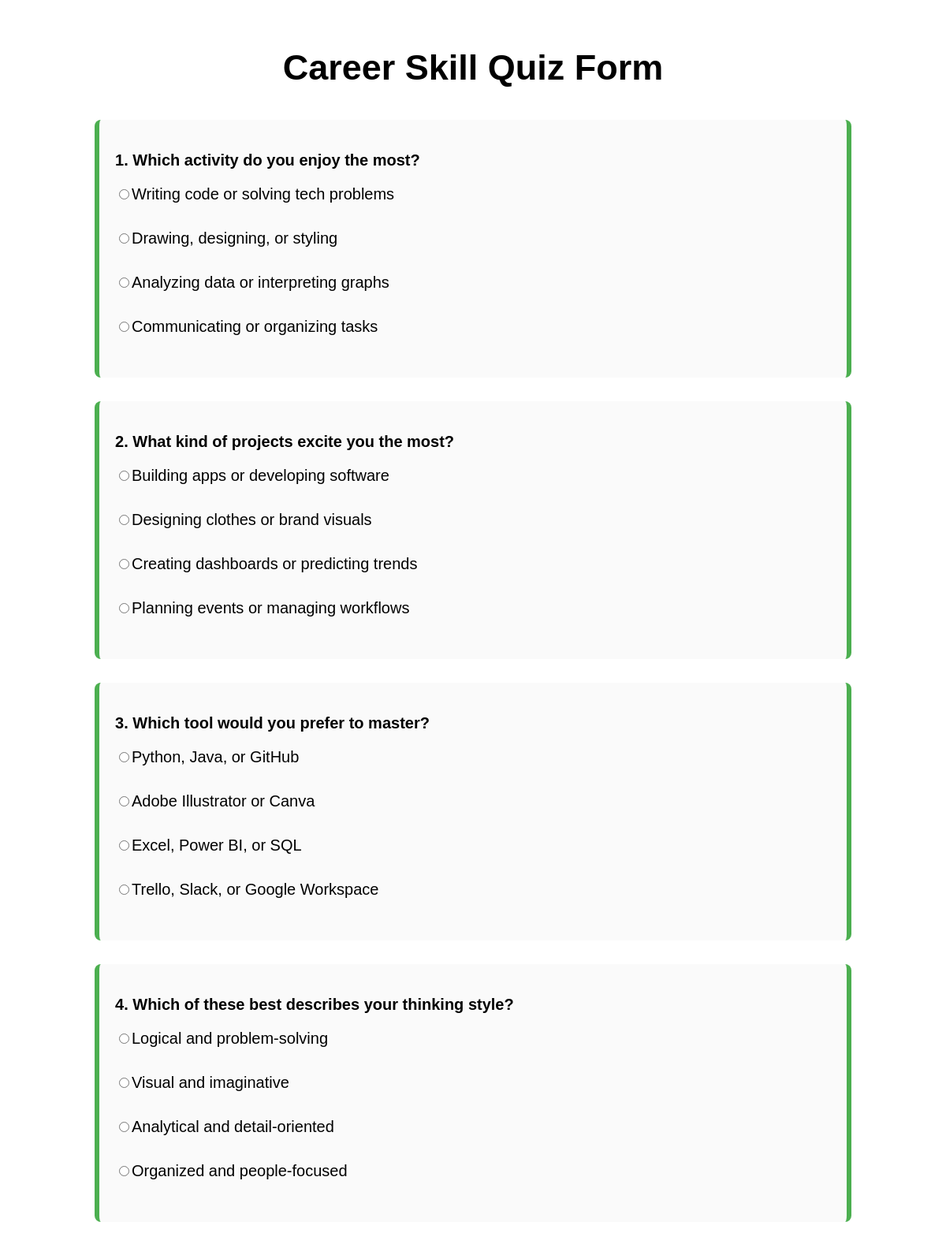
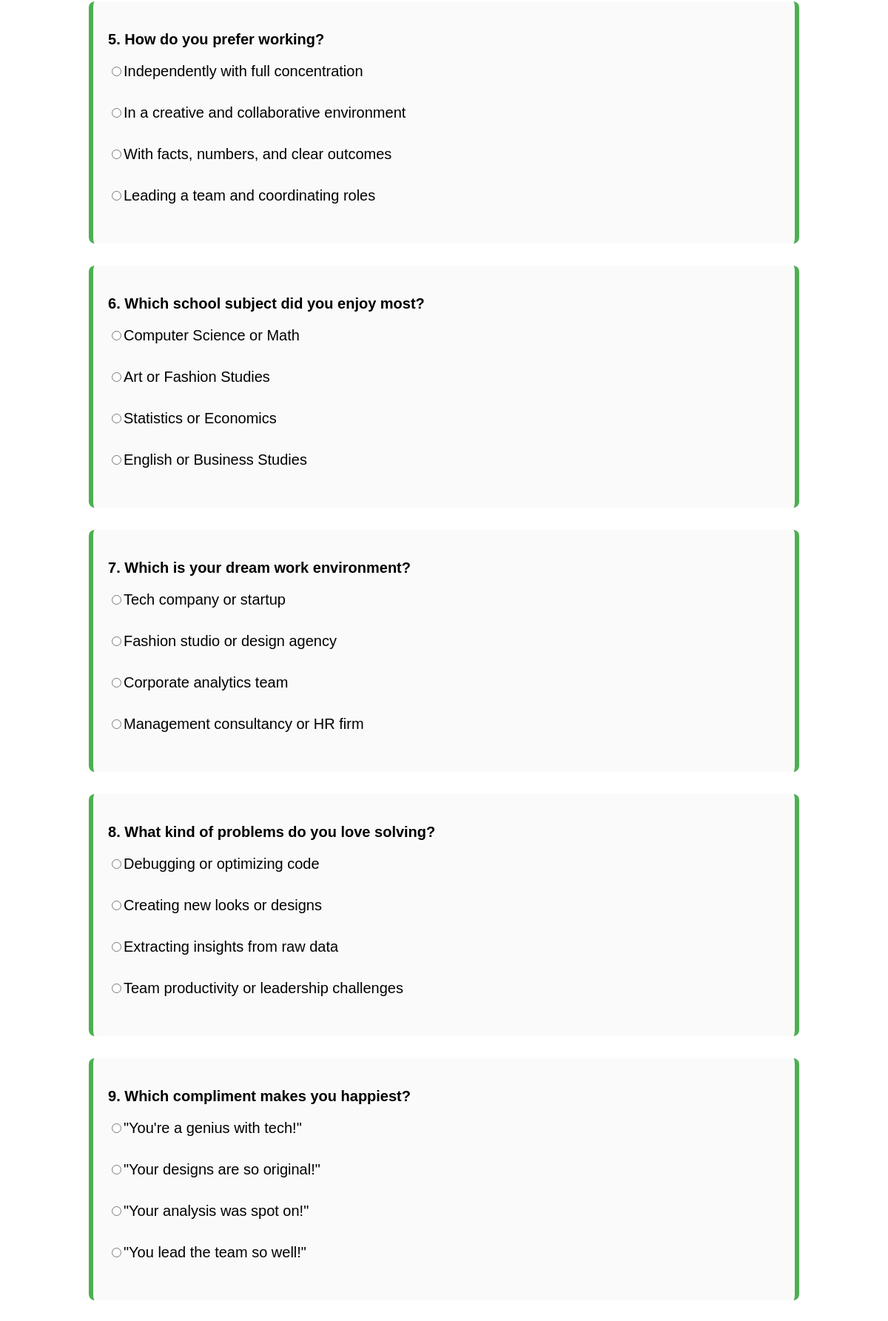
The app's page /quiz/ (upper part) with its own data (2 pictures, top to bottom).
### quiz/models.py (models this page shows, shortened)
class QuizQuestions(models.Model):
    question_text = models.TextField(default="Sample question text")
    option1=models.CharField(max_length=100)
    option2=models.CharField(max_length=100)
    option3=models.CharField(max_length=100)
    option4=models.CharField(max_length=100)
    correct_option=models.CharField(max_length=1)

### quiz/views.py (the view)
# urls.py: path('',views.quiz_view, name="quiz"),
def quiz_view(request):
    questions=QuizQuestions.objects.all()
    return render(request,'quiz.html',{'questions':questions})

### quiz/templates/quiz.html (shortened to what this page needs)
{% load static %}
<!DOCTYPE html>
<html lang="en">
<head>
<link rel="stylesheet" href="{% static 'quiz.css' %}">
</head>
<body>
  <div class="quiz-fullscreen">
  <div class="quiz-container">
    <h1 class="quiz-title">{% block quiz_title %}Career Skill Quiz Form{% endblock %}</h1>
  <form method="post" action="{% url 'quiz_submit' %}"  class="quiz-form">
    {% for q in questions %}
<div class="quiz-question">
    <p><strong>{{ forloop.counter }}. {{ q.question_text }}</strong></p>
    <div class="quiz-options">
    <label><input type="radio" name="q{{q.id}}" value="A">{{q.option1}}</label><br>
    <label><input type="radio" name="q{{q.id}}" value="B">{{q.option2}}</label><br>
    <label><input type="radio" name="q{{q.id}}" value="C">{{q.option3}}</label><br>
    <label><input type="radio" name="q{{q.id}}" value="D">{{q.option4}}</label><br>
    </div>
    </div>
    {% endfor%}
  </form>
  </div>
  </div>
</body>
</html>

### quiz/static/quiz.css (style rules this page uses)
body, html { margin: 0; padding: 0; height: 100%; font-family: Arial, sans-serif; font-size: 35px; background-color: #eeeeee; }
.quiz-fullscreen { max-width: 100%; min-height: 100vh; padding: 30px 10%; background-color: white; box-shadow: 0 0 10px rgba(0,0,0,0.05); }
.quiz-title { text-align: center; font-size: 45px; margin-bottom: 40px; }
.quiz-form { width: 100%; }
.quiz-question { margin-bottom: 30px; padding: 20px; background-color: #fafafa; font-size: 20px; border-left: 6px solid #4CAF50; border-right: 6px solid #4CAF50; border-radius: 8px; }
.quiz-options label { display: block; margin-bottom: 10px; font-size:20px; }

### records on screen
QuizQuestions: question_text "Which activity do you enjoy the most?", option1 "Writing code or solving tech problems", option2 "Drawing, designing, or styling", option3 "Analyzing data or interpreting graphs", option4 "Communicating or organizing tasks"
QuizQuestions: question_text "What kind of projects excite you the most?", option1 "Building apps or developing software", option2 "Designing clothes or brand visuals", option3 "Creating dashboards or predicting trends", option4 "Planning events or managing workflows"
QuizQuestions: question_text "Which tool would you prefer to master?", option1 "Python, Java, or GitHub", option2 "Adobe Illustrator or Canva", option3 "Excel, Power BI, or SQL", option4 "Trello, Slack, or Google Workspace"
QuizQuestions: question_text "Which of these best describes your thinking style?", option1 "Logical and problem-solving", option2 "Visual and imaginative", option3 "Analytical and detail-oriented", option4 "Organized and people-focused"
QuizQuestions: question_text "How do you prefer working?", option1 "Independently with full concentration", option2 "In a creative and collaborative environment", option3 "With facts, numbers, and clear outcomes", option4 "Leading a team and coordinating roles"
QuizQuestions: question_text "Which school subject did you enjoy most?", option1 "Computer Science or Math", option2 "Art or Fashion Studies", option3 "Statistics or Economics", option4 "English or Business Studies"
QuizQuestions: question_text "Which is your dream work environment?", option1 "Tech company or startup", option2 "Fashion studio or design agency", option3 "Corporate analytics team", option4 "Management consultancy or HR firm"
QuizQuestions: question_text "What kind of problems do you love solving?", option1 "Debugging or optimizing code", option2 "Creating new looks or designs", option3 "Extracting insights from raw data", option4 "Team productivity or leadership challenges"
QuizQuestions: question_text "Which compliment makes you happiest?", option1 "\"You're a genius with tech!\"", option2 "\"Your designs are so original!\"", option3 "\"Your analysis was spot on!\"", option4 "\"You lead the team so well!\""
